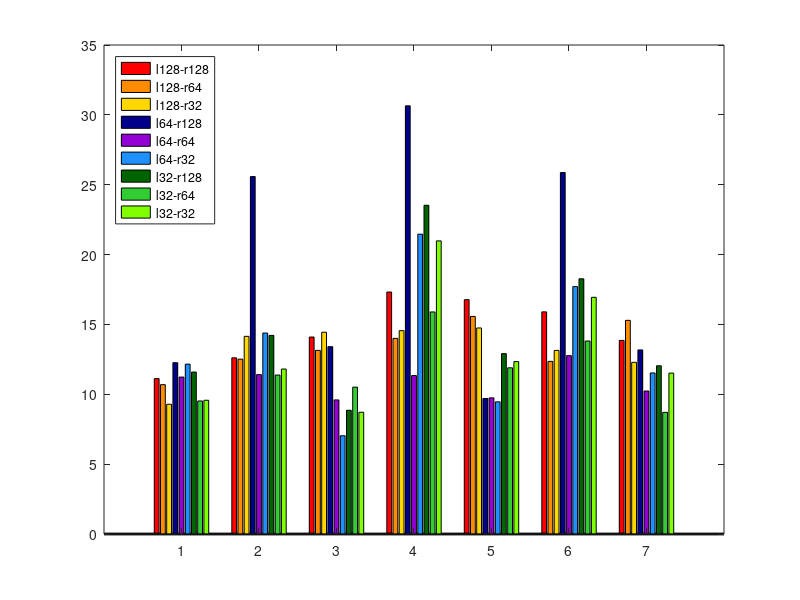

The MATLAB script that drew this image: (Note: this script raises an error after producing the figure.)
set (0, "defaultlinelinewidth", 2);
load results_bars;

confs = ["CL1-CR1"; "CL1-CR2"; "CL2-CR1"; "CL1-CR4"; "CL4-CR1"; "CL1-CR3"; "CL3-CR1"];

experiments = ["l128-r128"; "l128-r64"; "l128-r32"; "l64-r128"; "l64-r64"; "l64-r32"; "l32-r128"; "l32-r64"; "l32-r32"];

%%%%%%%%%%%%%%%%%%%%%%%%%%%%%%%%%%%%%%%%%%%%%%%%%%

trap=trap';
h = bar(trap);

set (h(1), "facecolor", [1 0 0]);
set (h(2), "facecolor", [1 0.54902 0]);
set (h(3), "facecolor", [1 0.843137 0]);
set (h(4), "facecolor", [0 0 0.545098]);
set (h(5), "facecolor", [0.580392 0 0.827451]);
set (h(6), "facecolor", [0.117647 0.564706 1]);
set (h(7), "facecolor", [0 0.392157 0]);
set (h(8), "facecolor", [ 0.196078 0.803922 0.196078]);
set (h(9), "facecolor", [0.498039 1 0]);
legend(experiments, "location", "northwest"); %"outside"

%axis([0 1 0 max(max(trap))+1], "autox")
tics("x", [1 : size(confs)(1)], confs);
print("bars_trap.png", "-S1200,500");


%%%%%%%%%%%%%%%%%%%%%%%%%%%%%%%%%%%%%%%%%%%%%%%%%%

mmdp=mmdp';
h = bar(mmdp);

set (h(1), "facecolor", [1 0 0]);
set (h(2), "facecolor", [1 0.54902 0]);
set (h(3), "facecolor", [1 0.843137 0]);
set (h(4), "facecolor", [0 0 0.545098]);
set (h(5), "facecolor", [0.580392 0 0.827451]);
set (h(6), "facecolor", [0.117647 0.564706 1]);
set (h(7), "facecolor", [0 0.392157 0]);
set (h(8), "facecolor", [ 0.196078 0.803922 0.196078]);
set (h(9), "facecolor", [0.498039 1 0]);
legend(experiments, "location", "northwest"); %"outside"

%axis([0 1 0 max(max(mmdp))+1], "autox")
tics("x", [1 : size(confs)(1)], confs);
print("bars_mmdp.png", "-S1200,500");

